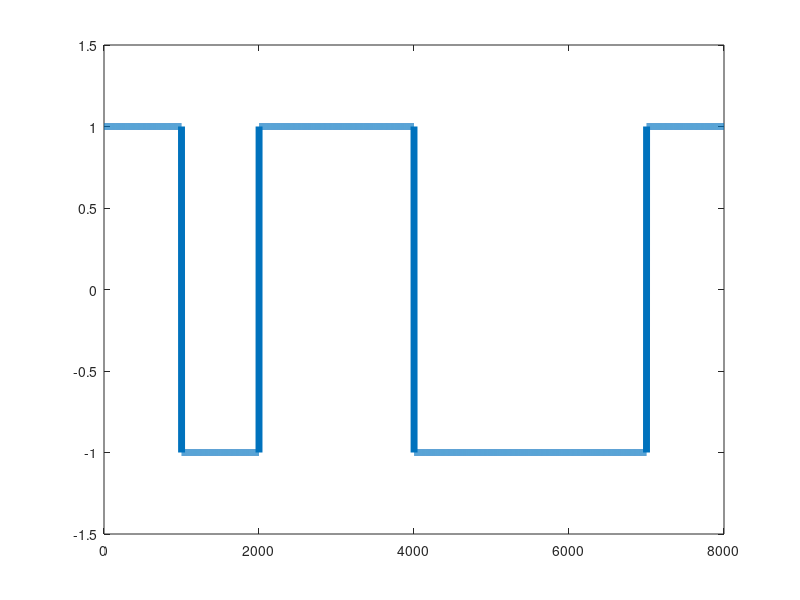

Write the MATLAB code that produced this figure.
input_data = [0 1 0 0 1 1 1 0];
bit_duration = 1000;
output_data = zeros(1, bit_duration*length(input_data));
time = 1:1:length(output_data);
% encoding
index = 1;
for i=1:length(input_data)
  if input_data(i)==1
    for j=index:index+bit_duration-1
      output_data(j) = -1;
    endfor
    index = index + bit_duration;
  else
    for j=index:index+bit_duration-1
      output_data(j) = 1;
    endfor
    index = index + bit_duration;
  endif
endfor
plot(time, output_data, 'LineWidth',5);
xlim([0 length(time)])
ylim([-1.5 1.5]);


% decoding
current_bit = output_data(1);
decoded_data = zeros(1, length(output_data)/bit_duration);
index = 1;
for i=1:bit_duration:length(output_data)
  fprintf('%d\n', i);
  if output_data(i) == 1
    decoded_data(index) = 0;
    index = index + 1;
  else 
    decoded_data(index) = 1;
    index = index + 1;
  endif
endfor
decoded_data

% no selfsynchronization, dc ache